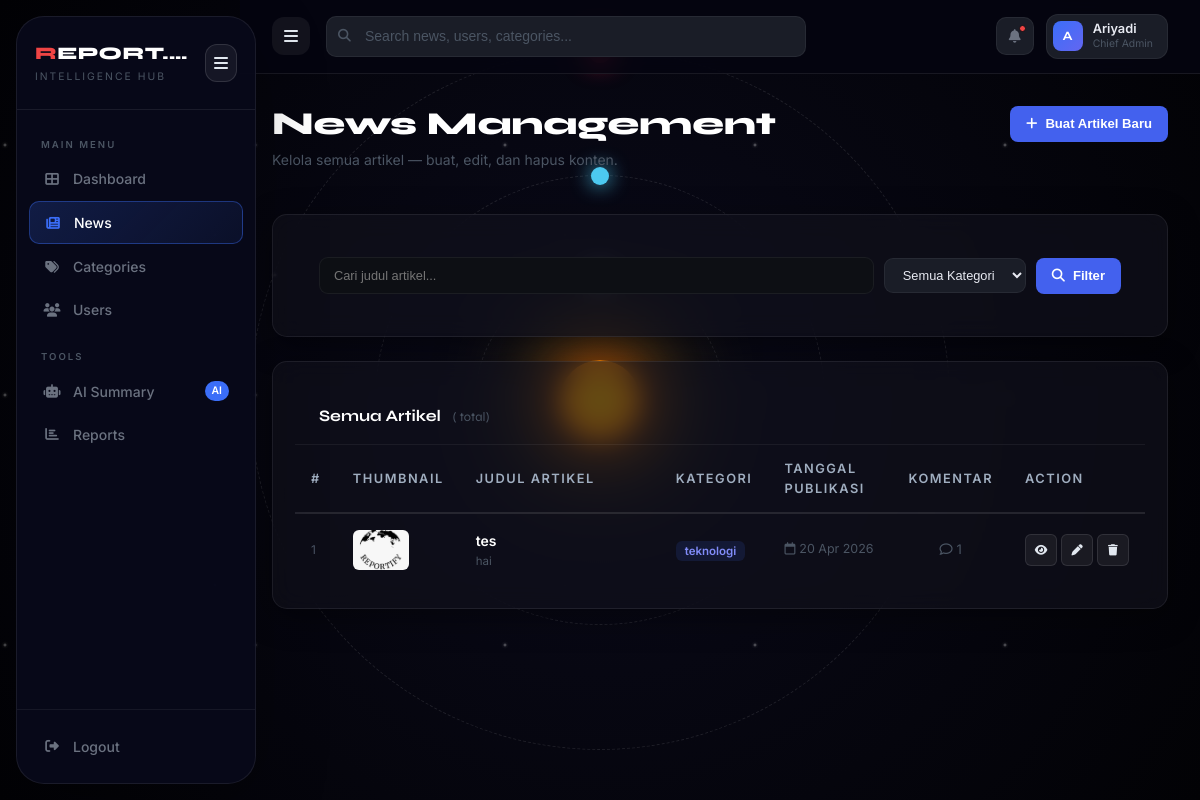
/admin-panel/news/ (signed in), run on an earlier commit of the app's database.
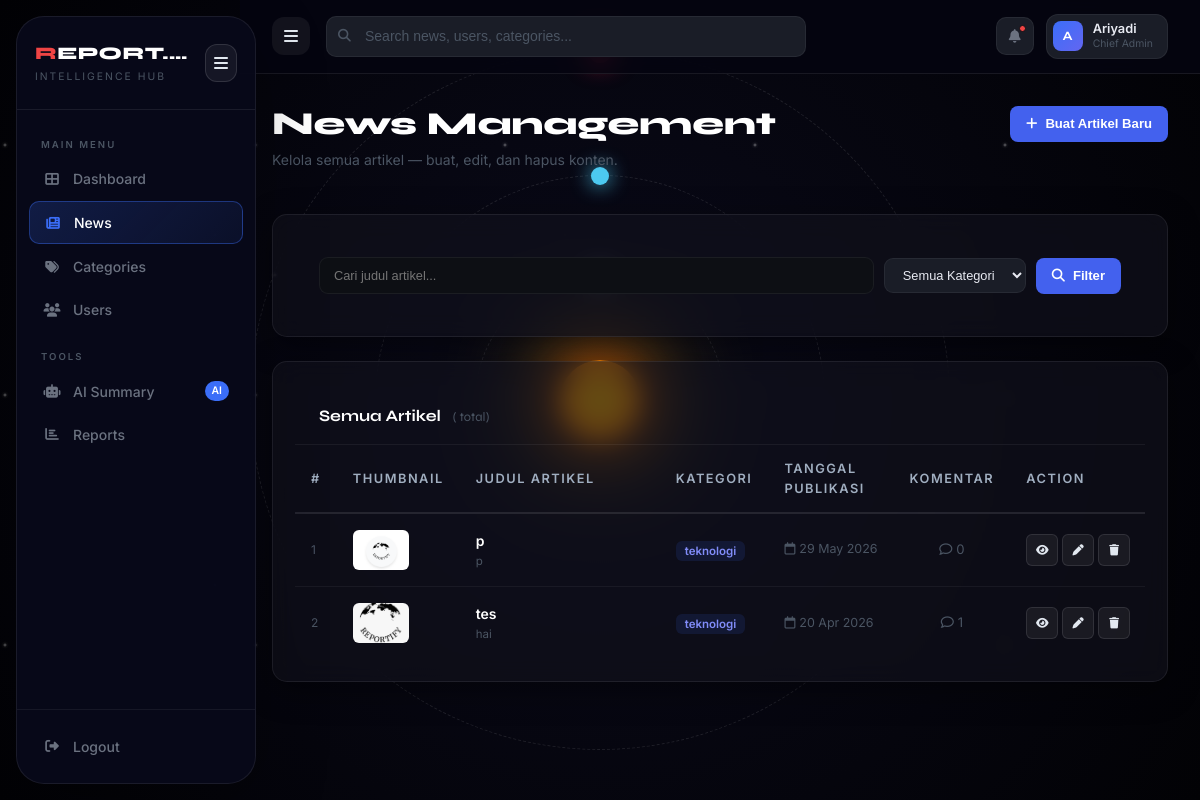
And on a later commit of the database.
### news/models.py (models this page shows, shortened)
class Artikel(models.Model):
    judul = models.CharField(max_length=255)
    isi = models.TextField()  # Disinkronkan: sebelumnya 'konten'
    gambar_cover = models.ImageField(upload_to='berita/', null=True, blank=True)
    kategori = models.ForeignKey(Kategori, on_delete=models.CASCADE)
    penulis = models.ForeignKey(User, on_delete=models.CASCADE) # Wajib untuk Dashboard
    tanggal_publikasi = models.DateTimeField(auto_now_add=True)
    penulis = models.ForeignKey(User, on_delete=models.SET_NULL, null=True, blank=True)

class Kategori(models.Model):
    nama = models.CharField(max_length=100)

### news/admin_views.py (the view)
# urls.py: path('news/', admin_views.admin_news, name='admin_news'),
@login_required
@staff_required
def admin_news(request):
    query = request.GET.get('q')
    kategori_id = request.GET.get('kategori')
    articles = Artikel.objects.all().order_by('-tanggal_publikasi')
    if query:
        articles = articles.filter(judul__icontains=query)
    if kategori_id:
        articles = articles.filter(kategori_id=kategori_id)
    daftar_kategori = Kategori.objects.all()
    return render(request, 'admin_panel/admin_news.html', {
        'page_obj': articles,
        'daftar_kategori': daftar_kategori
    })

### news/admin_views.py (called while the page is built)
def is_staff(user):
    return user.is_authenticated and user.is_staff

### templates/admin_panel/admin_news.html (shortened to what the changed rows need)
{% extends 'admin_base.html' %}
{% block content %}
<div class="page-header fade-in d-flex align-items-start justify-content-between">
    <div>
        <h1 class="page-title">News Management</h1>
    </div>
</div>
<div class="card-admin fade-in delay-2">
    <div style="overflow-x: auto;">
        <table class="admin-table">
            <thead>
                <tr>
                    <th>#</th>
                    <th>Thumbnail</th>
                    <th>Judul Artikel</th>
                    <th>Kategori</th>
                    <th>Tanggal Publikasi</th>
                    <th>Komentar</th>
                    <th>Action</th>
                </tr>
            </thead>
            <tbody>
                {% for artikel in page_obj %}
                <tr>
                    <td style="color:var(--text-muted); font-size:0.75rem;">{{ forloop.counter }}</td>
                    <td>
                        {% if artikel.gambar_cover %}
                            <img src="{{ artikel.gambar_cover.url }}" style="width:56px; height:40px; border-radius:6px; object-fit:cover;" alt="">
                        {% else %}
                            <div style="width:56px; height:40px; border-radius:6px; background:var(--bg-card-hover); display:flex; align-items:center; justify-content:center;">
                                <i class="fas fa-image" style="color:var(--text-muted); font-size:0.7rem;"></i>
                            </div>
                        {% endif %}
                    </td>
                    <td style="min-width:200px;">
                        <div style="font-weight:600; color:#fff; font-size:0.875rem;">{{ artikel.judul|truncatewords:8 }}</div>
                        <div style="font-size:0.72rem; color:var(--text-muted); margin-top:2px;">{{ artikel.isi|striptags|truncatewords:10 }}</div>
                    </td>
                    <td>
                        <span style="background:rgba(59,110,248,0.12); color:#818cf8; border-radius:6px; padding:3px 9px; font-size:0.72rem; font-weight:600;">
                            {{ artikel.kategori.nama }}
                        </span>
                    </td>
                    <td style="color:var(--text-muted); font-size:0.78rem; white-space:nowrap;">
                        <i class="far fa-calendar me-1"></i>{{ artikel.tanggal_publikasi|date:"d M Y" }}
                    </td>
                    <td style="color:var(--text-muted); font-size:0.82rem; text-align:center;">
                        <i class="far fa-comment me-1"></i>{{ artikel.komentar.count }}
                    </td>
                    <td>
                        <div class="d-flex gap-1">
                            <a href="{% url 'detail_berita' artikel.id %}" class="btn-icon" title="Lihat" target="_blank"><i class="fas fa-eye"></i></a>
                            <a href="{% url 'admin_article_edit' artikel.id %}" class="btn-icon" title="Edit"><i class="fas fa-pen"></i></a>
                            <a href="{% url 'admin_article_delete' artikel.id %}" class="btn-icon danger" title="Hapus"><i class="fas fa-trash"></i></a>
                        </div>
                    </td>
                </tr>
                {% endfor %}
            </tbody>
        </table>
    </div>
</div>
{% endblock %}

What changed in the data, as far as the page shows it:
added Artikel: gambar_cover (picture), judul "p", isi "p", kategori.nama "teknologi", tanggal_publikasi "29 May 2026", komentar.count "0"
